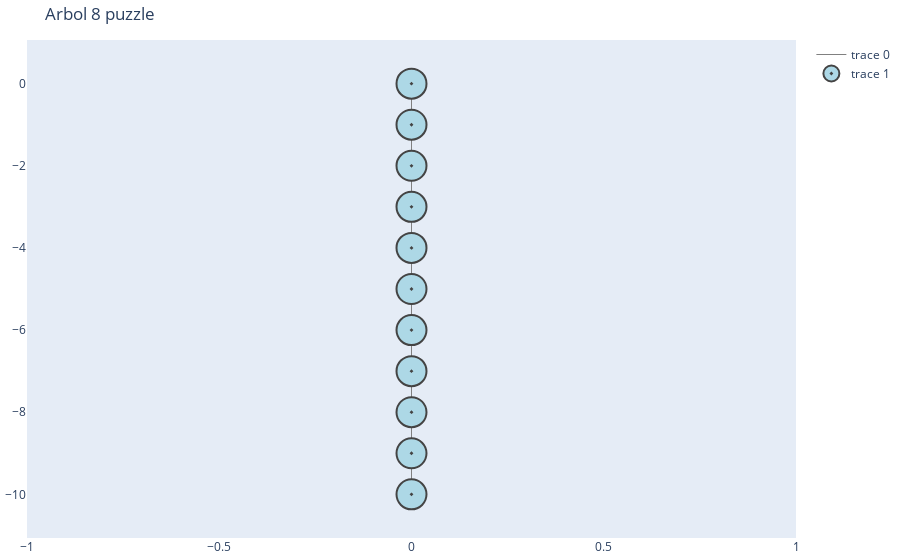

Notebook code for this chart:
### Markdown cell above
**Grafo de camino**

### Code cell
dibujar_grafo(gC, etiquetas_camino)

### Figure 1 — Plotly figure (JSON) as saved in the notebook; plotly's stock layout.template omitted (floating-point values rounded to 4 significant figures)
{"data": [{"hoverinfo": "none", "line": {"color": "gray", "width": 1}, "mode": "lines", "type": "scatter", "x": [0, 0, null, 0, 0, null, 0, 0, null, 0, 0, null, 0, 0, null, 0, 0, null, 0, 0, null, 0, 0, null, 0, 0, null, 0, 0, null], "y": [0, -1, null, -1, -2, null, -2, -3, null, -3, -4, null, -4, -5, null, -5, -6, null, -6, -7, null, -7, -8, null, -8, -9, null, -9, -10, null]}, {"hoverinfo": "text", "marker": {"color": "lightblue", "line": {"width": 2}, "size": 30, "symbol": "circle-dot"}, "mode": "markers", "text": ["[4, 1, 3]<br>[7, '_', 2]<br>[8, 6, 5]", "[4, 1, 3]<br>[7, 2, '_']<br>[8, 6, 5]", "[4, 1, 3]<br>[7, 2, 5]<br>[8, 6, '_']", "[4, 1, 3]<br>[7, 2, 5]<br>[8, '_', 6]", "[4, 1, 3]<br>[7, 2, 5]<br>['_', 8, 6]", "[4, 1, 3]<br>['_', 2, 5]<br>[7, 8, 6]", "['_', 1, 3]<br>[4, 2, 5]<br>[7, 8, 6]", "[1, '_', 3]<br>[4, 2, 5]<br>[7, 8, 6]", "[1, 2, 3]<br>[4, '_', 5]<br>[7, 8, 6]", "[1, 2, 3]<br>[4, 5, '_']<br>[7, 8, 6]", "[1, 2, 3]<br>[4, 5, 6]<br>[7, 8, '_']"], "textposition": "middle center", "type": "scatter", "x": [0, 0, 0, 0, 0, 0, 0, 0, 0, 0, 0], "y": [0, -1, -2, -3, -4, -5, -6, -7, -8, -9, -10]}], "layout": {"margin": {"b": 20, "l": 5, "r": 5, "t": 40}, "showlegend": true, "title": {"text": "Arbol 8 puzzle"}, "xaxis": {"showgrid": false, "zeroline": false}, "yaxis": {"showgrid": false, "zeroline": false}}}
